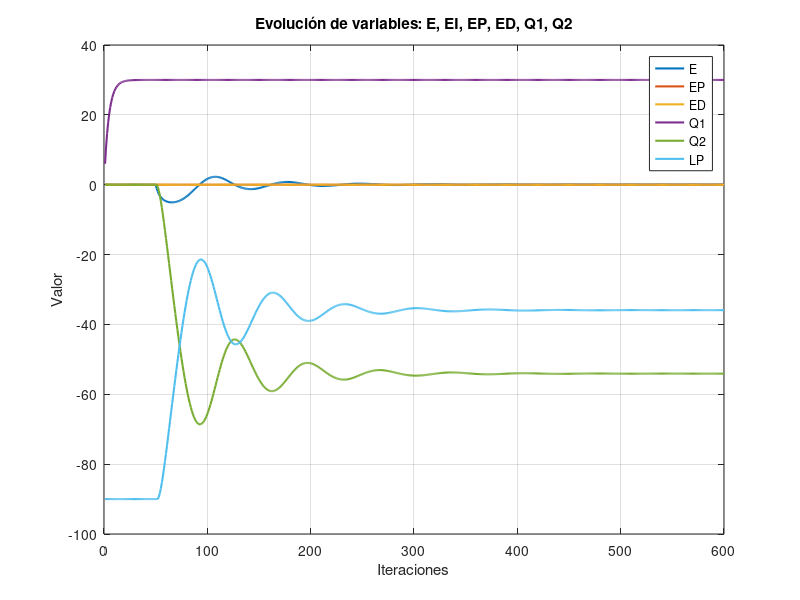

This chart was generated by the following MATLAB code:
    
clc; close all; clear all
% Parámetros del sistema
    L1 = 20;
    L2 = 15;
    L3 = 15;
[Q1, Q2, Q3, E, EP, EI, ED, EDaux,LP ,L2P, L3P] = deal(0);
LP = 20
dt =1;
    Q2=0;
    % Inicialización
    res = [];  % Matriz vacía para resultados
    EI = 0;
    EP = 0;
    ED = 0;
    EDaux = 0;
    
       % Simulación
for i = 1:600
        Q1p = 30* 1;


        Q2p = (Q2*0.35 + 5.5*E)*(i>50) 

        Q3p = -Q2-90;

        % Medidas proyectadas
        LPp = (L1 + L2P) * cosd(Q1);
        Ep = (25 - LP)*(i>50);

        L2Pp = L2 * cosd(Q2);
        
        L3Pp = L3 * cosd(Q2 + Q3);

        
        % Actualización de variables con filtro de 1er orden
        Q1 = Q1 + (dt / 5) * (-Q1 + Q1p);
        Q2 = Q2 + (dt /30) * (-Q2 + tanh(Q2p / 60) * 180);
        Q3 = Q3 + (dt / 5) * (-Q3 + Q3p);
        E = E + (dt / 5) * (-E + Ep);

        LP = LP + (dt / 5) * (-LP + LPp);
        L2P = L2P + (dt / 5) * (-L2P + L2Pp);
        L3P = L3P + (dt / 5) * (-L3P + L3Pp);

        % Acumulación para graficar
        res = [res; E, EP, ED, Q1, Q2, Q3p];
    end

    % Graficar resultados
    figure;
    plot(res, 'LineWidth', 1.5);
    grid on;
    xlabel('Iteraciones');
    ylabel('Valor');
    title('Evolución de variables: E, EI, EP, ED, Q1, Q2');
    legend('E', 'EP', 'ED', 'Q1', 'Q2', 'LP');
